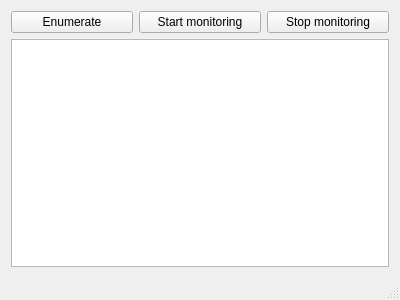
<?xml version="1.0" encoding="UTF-8"?>
<ui version="4.0">
 <class>MainWindow</class>
 <widget class="QMainWindow" name="MainWindow">
  <property name="geometry">
   <rect>
    <x>0</x>
    <y>0</y>
    <width>400</width>
    <height>300</height>
   </rect>
  </property>
  <property name="windowTitle">
   <string>MainWindow</string>
  </property>
  <widget class="QWidget" name="centralWidget">
   <layout class="QGridLayout" name="gridLayout">
    <item row="0" column="0">
     <widget class="QPushButton" name="buttonEnumerate">
      <property name="text">
       <string>Enumerate</string>
      </property>
     </widget>
    </item>
    <item row="0" column="1">
     <widget class="QPushButton" name="buttonStartMonitoring">
      <property name="text">
       <string>Start monitoring</string>
      </property>
     </widget>
    </item>
    <item row="0" column="2">
     <widget class="QPushButton" name="buttonStopMonitoring">
      <property name="text">
       <string>Stop monitoring</string>
      </property>
     </widget>
    </item>
    <item row="1" column="0" colspan="3">
     <widget class="QPlainTextEdit" name="plainTextEdit"/>
    </item>
   </layout>
  </widget>
  <widget class="QStatusBar" name="statusBar"/>
 </widget>
 <layoutdefault spacing="6" margin="11"/>
 <resources/>
 <connections/>
</ui>
